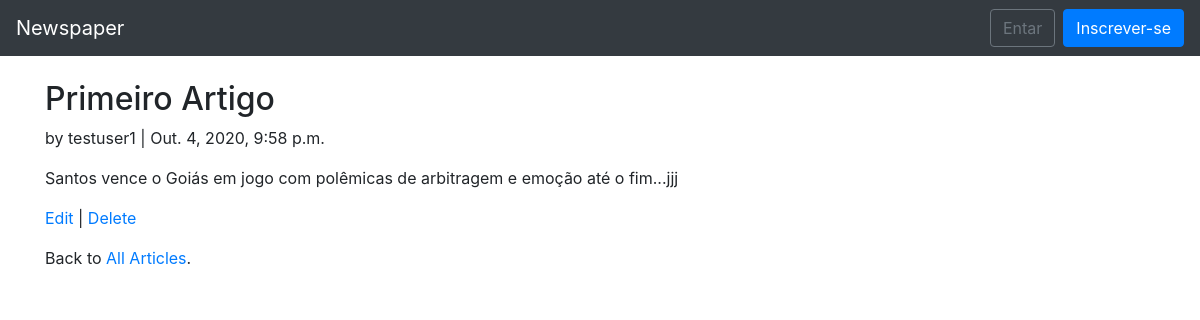
/articles/1/, run on the app's committed database.
### articles/models.py (models this page shows, shortened)
class Article(models.Model):
    title = models.CharField(max_length=255)
    body = models.TextField()
    date = models.DateTimeField(auto_now_add=True)
    author = models.ForeignKey(get_user_model(), on_delete=models.CASCADE,)

### users/models.py (models this page shows)
class CustomUser(AbstractUser):
    age = models.PositiveIntegerField(null=True, blank=True)

### articles/views.py (the view)
# urls.py: path('<int:pk>/', ArticleDetailView.as_view(), name='article_detail'),
class ArticleDetailView(DetailView):
    model = Article
    template_name = 'article_detail.html'
    login_url = 'login'

### templates/article_detail.html
{% extends 'base.html' %}
{% block content %}
<div class="article-entry">
    <h2>{{ object.title }}</h2>
    <p>by {{ object.author }} | {{ object.date }}</p>
    <p>{{ object.body }}</p>
</div>
<p><a href="{% url 'article_edit' article.pk %}">Edit</a> |
<a href="{% url 'article_delete' article.pk %}">Delete</a></p>
<p>Back to <a href="{% url 'article_list' %}">All Articles</a>.</p>
{% endblock content %}

### data on the page
Article: title "Primeiro Artigo", author "testuser1", date "Out. 4, 2020, 9:58 p.m.", body "Santos vence o Goiás em jogo com polêmicas de arbitragem e emoção até o fim...jjj"
